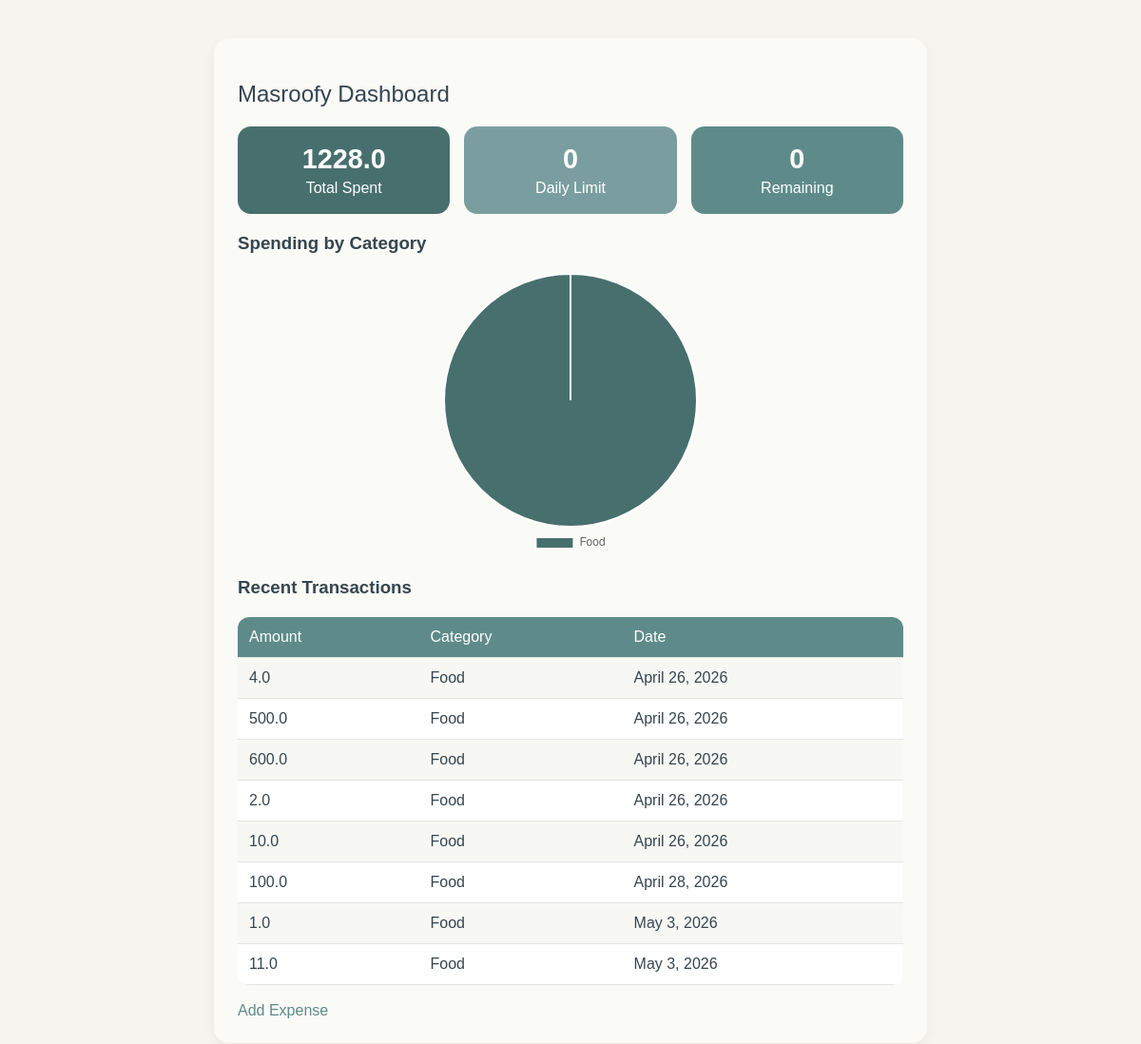
The app's page /dashboard/, older data.
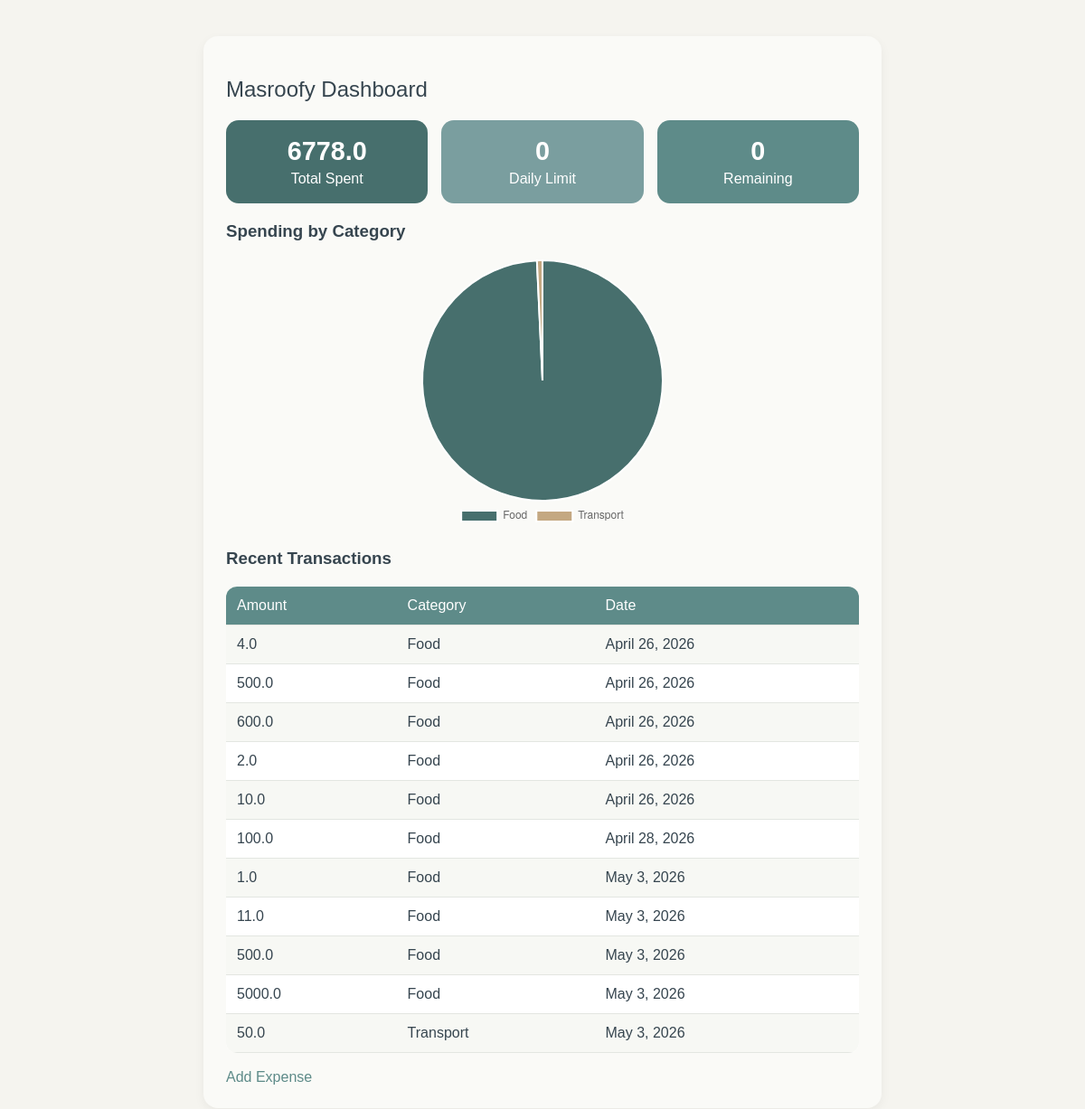
The same page, newer data.
### expenses/models.py (models this page shows, shortened)
class Log(models.Model):
    amount = models.FloatField()
    date = models.DateField(auto_now_add=True)
    category = models.ForeignKey(Category, on_delete=models.CASCADE)

class Category(models.Model):
    name = models.CharField(max_length=100)
    def __str__(self):
        return self.name

### dashboard/views.py (the view)
# urls.py: path('', views.dashboard, name='dashboard'),
def dashboard(request):
    logs = Log.objects.all()
    total_spent = sum(log.amount for log in logs)
    categories = Category.objects.all()
    category_names=[]
    category_totals=[]
    for cat in categories:
        cat_logs = logs.filter(category=cat)
        cat_total = sum (log.amount for log in cat_logs)
        if cat_total>0:
            category_names.append(cat.name)
            category_totals.append(cat_total)
    context = {
        'total_spent': total_spent,
        'logs': logs,
        'daily_limit': 0,
        'remaining': 0,
        'category_names': category_names,
        'category_totals' : category_totals,
    }
    return render(request, 'dashboard/dashboard.html', context)

### dashboard/templates/dashboard/dashboard.html (shortened to what this page needs)
<!DOCTYPE html>
<html>
<head>
</head>
<body>
    <div class="container">
        <h2>Masroofy Dashboard</h2>
        <div class="stats">
            <div class="stat-box spent">
                <h3>{{ total_spent }}</h3>
                <p>Total Spent</p>
            </div>
            <div class="stat-box limit">
                <h3>{{ daily_limit }}</h3>
                <p>Daily Limit</p>
            </div>
            <div class="stat-box">
                <h3>{{ remaining }}</h3>
                <p>Remaining</p>
            </div>
        </div>
        <h3>Spending by Category</h3>
        <div class="chart-container">
            <canvas id="pieChart"></canvas>
        </div>
        <h3>Recent Transactions</h3>
        <table>
            <tr>
                <th>Amount</th>
                <th>Category</th>
                <th>Date</th>
            </tr>
            {% for log in logs %}
            <tr>
                <td>{{ log.amount }}</td>
                <td>{{ log.category }}</td>
                <td>{{ log.date }}</td>
            </tr>
            {% empty %}
            <tr>
                <td colspan="3">No transactions yet</td>
            </tr>
            {% endfor %}
        </table>
        <a href="{% url 'add' %}">Add Expense</a>
    </div>
    <script>
        const ctx = document.getElementById('pieChart').getContext('2d');
        const pieChart = new Chart(ctx, {
            type: 'pie',
            data: {
                labels: {{ category_names| safe }},
        datasets: [{
            data: {{ category_totals| safe }},
            backgroundColor: [
            '#476F6D',
            '#C4A882',
            '#7A9E9F',
            '#8B6F5E',
            '#A8C5C3',
            '#36454F',
        ],
            }]
        },
        options: {
            responsive: true,
                plugins: {
                legend: {
                    position: 'bottom',
                }
            }
        }
    });
    </script>
</body>
</html>

Row changes from the older to the newer data that the page shows:
added Log: amount "500.0", category "Food", date "May 3, 2026"
added Log: amount "5000.0", category "Food", date "May 3, 2026"
added Log: amount "50.0", category "Transport", date "May 3, 2026"
Text that changed along with them:
{{ total_spent }}: "1228.0" → "6778.0"
chart data {{ category_names| safe }}: ['Food'] → ['Food', 'Transport']
chart data {{ category_totals| safe }}: [1228.0] → [6728.0, 50.0]
